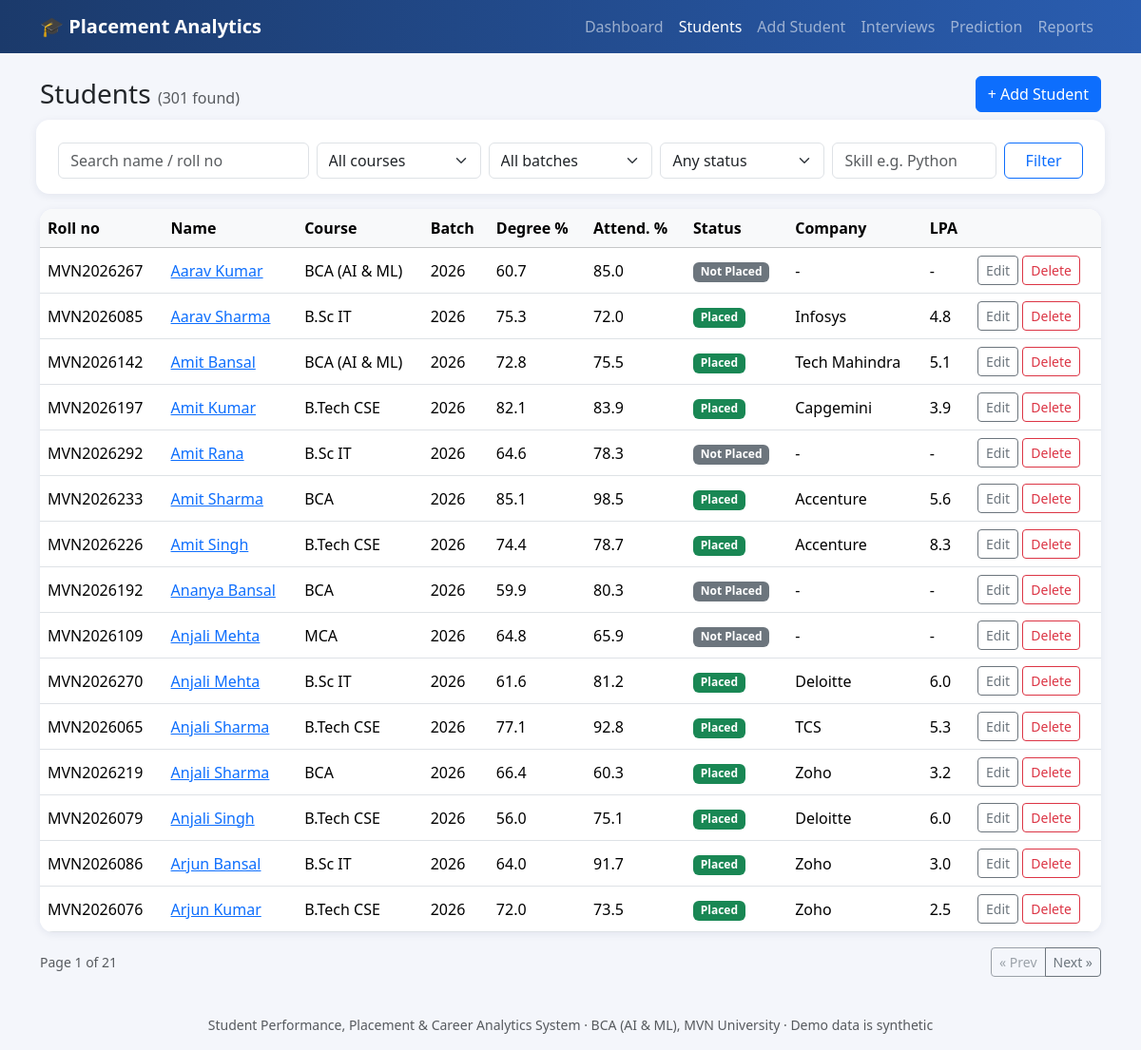
/students, run on the app's committed database.
### tables this page shows
CREATE TABLE placements(
  id INTEGER PRIMARY KEY AUTOINCREMENT,
  student_id INTEGER UNIQUE NOT NULL REFERENCES students(id) ON DELETE CASCADE,
  status TEXT NOT NULL, company TEXT, package_lpa REAL DEFAULT 0);

CREATE TABLE students(
  id INTEGER PRIMARY KEY AUTOINCREMENT,
  roll_no TEXT UNIQUE NOT NULL, name TEXT NOT NULL, gender TEXT,
  course TEXT NOT NULL, batch INTEGER NOT NULL,
  tenth_pct REAL, twelfth_pct REAL, degree_pct REAL,
  attendance REAL, backlogs INTEGER DEFAULT 0, projects INTEGER DEFAULT 0);

### app.py (the view)
@app.route("/students")
def students():
    q = request.args.get("q", "").strip()
    course = request.args.get("course", ""); batch = request.args.get("batch", "")
    status = request.args.get("status", ""); skill = request.args.get("skill", "").strip()
    page = max(1, request.args.get("page", 1, type=int))
    where, params = [], []
    if q:
        where.append("(s.name LIKE ? OR s.roll_no LIKE ?)"); params += [f"%{q}%"] * 2
    if course:
        where.append("s.course=?"); params.append(course)
    if batch:
        where.append("s.batch=?"); params.append(batch)
    if status:
        where.append("COALESCE(p.status,'Not Placed')=?"); params.append(status)
    if skill:
        where.append("EXISTS(SELECT 1 FROM skills k WHERE k.student_id=s.id AND k.skill_name LIKE ?)"); params.append(f"%{skill}%")
    w = (" WHERE " + " AND ".join(where)) if where else ""
    base = f"FROM students s LEFT JOIN placements p ON p.student_id=s.id{w}"
    conn = get_conn()
    total = conn.execute(f"SELECT COUNT(*) {base}", params).fetchone()[0]
    rows = conn.execute(
        f"SELECT s.*, COALESCE(p.status,'Not Placed') AS status, p.company, p.package_lpa {base} "
        f"ORDER BY s.batch DESC, s.name LIMIT ? OFFSET ?", params + [PER_PAGE, (page - 1) * PER_PAGE]).fetchall()
    courses, batches = filter_options(conn); conn.close()
    pages = max(1, -(-total // PER_PAGE))
    args = {k: v for k, v in request.args.items() if k != "page" and v}
    return render_template("students.html", rows=rows, total=total, page=page, pages=pages, args=args,
                           courses=courses, batches=batches, f=dict(q=q, course=course, batch=batch, status=status, skill=skill))

### app.py (called while the page is built)
def filter_options(conn):
    courses = [r[0] for r in conn.execute("SELECT DISTINCT course FROM students ORDER BY course")]
    batches = [r[0] for r in conn.execute("SELECT DISTINCT batch FROM students ORDER BY batch")]
    return courses, batches

### common.py (called while the page is built)
def get_conn():
    conn = sqlite3.connect(DB_PATH)
    conn.row_factory = sqlite3.Row
    conn.execute("PRAGMA foreign_keys=ON")
    return conn

### templates/students.html
{% extends "base.html" %}{% block title %}Students{% endblock %}
{% block content %}
<div class="d-flex justify-content-between align-items-center mb-3">
 <h3 class="mb-0">Students <span class="text-muted fs-6">({{ total }} found)</span></h3>
 <a class="btn btn-primary" href="{{ url_for('add_student') }}">+ Add Student</a>
</div>
<form class="panel mb-3 row g-2" method="get">
 <div class="col-md-3"><input class="form-control" name="q" placeholder="Search name / roll no" value="{{ f.q }}"></div>
 <div class="col-md-2"><select class="form-select" name="course"><option value="">All courses</option>{% for c in courses %}<option {{ 'selected' if c==f.course }}>{{ c }}</option>{% endfor %}</select></div>
 <div class="col-md-2"><select class="form-select" name="batch"><option value="">All batches</option>{% for b in batches %}<option {{ 'selected' if b|string==f.batch }}>{{ b }}</option>{% endfor %}</select></div>
 <div class="col-md-2"><select class="form-select" name="status"><option value="">Any status</option>{% for s in ['Placed','Not Placed'] %}<option {{ 'selected' if s==f.status }}>{{ s }}</option>{% endfor %}</select></div>
 <div class="col-md-2"><input class="form-control" name="skill" placeholder="Skill e.g. Python" value="{{ f.skill }}"></div>
 <div class="col-md-1 d-grid"><button class="btn btn-outline-primary">Filter</button></div>
</form>
<div class="panel p-0 table-responsive">
<table class="table table-hover align-middle mb-0">
 <thead class="table-light"><tr><th>Roll no</th><th>Name</th><th>Course</th><th>Batch</th><th>Degree %</th><th>Attend. %</th><th>Status</th><th>Company</th><th>LPA</th><th></th></tr></thead>
 <tbody>
 {% for r in rows %}
 <tr><td>{{ r.roll_no }}</td><td><a href="{{ url_for('student_detail', sid=r.id) }}">{{ r.name }}</a></td><td>{{ r.course }}</td><td>{{ r.batch }}</td>
  <td>{{ r.degree_pct }}</td><td>{{ r.attendance }}</td>
  <td><span class="badge {{ 'badge-placed' if r.status=='Placed' else 'badge-not' }}">{{ r.status }}</span></td>
  <td>{{ r.company or '-' }}</td><td>{{ r.package_lpa if r.package_lpa else '-' }}</td>
  <td class="text-nowrap"><a class="btn btn-sm btn-outline-secondary" href="{{ url_for('edit_student', sid=r.id) }}">Edit</a>
   <form method="post" action="{{ url_for('delete_student', sid=r.id) }}" class="d-inline" onsubmit="return confirm('Delete this student?')"><button class="btn btn-sm btn-outline-danger">Delete</button></form></td></tr>
 {% else %}<tr><td colspan="10" class="text-center text-muted py-4">No students match.</td></tr>{% endfor %}
 </tbody></table></div>
<nav class="mt-3 d-flex justify-content-between align-items-center">
 <span class="text-muted small">Page {{ page }} of {{ pages }}</span>
 <div class="btn-group">
  <a class="btn btn-outline-secondary btn-sm {{ 'disabled' if page<=1 }}" href="{{ url_for('students', page=page-1, **args) }}">&laquo; Prev</a>
  <a class="btn btn-outline-secondary btn-sm {{ 'disabled' if page>=pages }}" href="{{ url_for('students', page=page+1, **args) }}">Next &raquo;</a>
 </div></nav>
{% endblock %}

### templates/base.html (shortened to what this page needs)
<!doctype html>
<html lang="en"><head>
<link href="https://cdn.jsdelivr.net/npm/bootstrap@5.3.3/dist/css/bootstrap.min.css" rel="stylesheet">
<link rel="stylesheet" href="{{ url_for('static', filename='style.css') }}">
</head><body>
<nav class="navbar navbar-expand-lg navbar-dark app-nav">
 <div class="container">
  <a class="navbar-brand fw-semibold" href="{{ url_for('dashboard') }}">&#127891; Placement Analytics</a>
  <div class="collapse navbar-collapse" id="nav">
   <ul class="navbar-nav ms-auto">
    {% set ep = request.endpoint %}
    <li class="nav-item"><a class="nav-link {{ 'active' if ep=='dashboard' }}" href="{{ url_for('dashboard') }}">Dashboard</a></li>
    <li class="nav-item"><a class="nav-link {{ 'active' if ep in ('students','student_detail','edit_student') }}" href="{{ url_for('students') }}">Students</a></li>
    <li class="nav-item"><a class="nav-link {{ 'active' if ep=='add_student' }}" href="{{ url_for('add_student') }}">Add Student</a></li>
    <li class="nav-item"><a class="nav-link {{ 'active' if ep in ('interviews','interview_review','interview_record') }}" href="{{ url_for('interviews') }}">Interviews</a></li>
    <li class="nav-item"><a class="nav-link {{ 'active' if ep=='predict' }}" href="{{ url_for('predict') }}">Prediction</a></li>
    <li class="nav-item"><a class="nav-link {{ 'active' if ep=='report' }}" href="{{ url_for('report') }}">Reports</a></li>
   </ul></div></div></nav>
<main class="container py-4">
 {% block content %}{% endblock %}
</main>
<footer class="text-center text-muted small py-3">Student Performance, Placement &amp; Career Analytics System &middot; BCA (AI &amp; ML), MVN University &middot; Demo data is synthetic</footer>
</body></html>

### static/style.css (style rules this page uses)
body { background:#f4f6fb }
.app-nav { background:linear-gradient(90deg,#1b3a6b,#2a5db0) }
.panel { background:#fff;border-radius:14px;box-shadow:0 2px 8px rgba(20,40,90,.08);padding:1rem 1.2rem }
.badge-placed { background:#198754 }
.badge-not { background:#6c757d }

### data on the page
placements: roll_no "MVN2026267", name "Aarav Kumar", course "BCA (AI & ML)", batch "2026", degree_pct "60.7", attendance "85.0", status "Not Placed", company "-", package_lpa "-"
placements: roll_no "MVN2026085", name "Aarav Sharma", course "B.Sc IT", batch "2026", degree_pct "75.3", attendance "72.0", status "Placed", company "Infosys", package_lpa "4.8"
placements: roll_no "MVN2026142", name "Amit Bansal", course "BCA (AI & ML)", batch "2026", degree_pct "72.8", attendance "75.5", status "Placed", company "Tech Mahindra", package_lpa "5.1"
placements: roll_no "MVN2026197", name "Amit Kumar", course "B.Tech CSE", batch "2026", degree_pct "82.1", attendance "83.9", status "Placed", company "Capgemini", package_lpa "3.9"
placements: roll_no "MVN2026292", name "Amit Rana", course "B.Sc IT", batch "2026", degree_pct "64.6", attendance "78.3", status "Not Placed", company "-", package_lpa "-"
placements: roll_no "MVN2026233", name "Amit Sharma", course "BCA", batch "2026", degree_pct "85.1", attendance "98.5", status "Placed", company "Accenture", package_lpa "5.6"
placements: roll_no "MVN2026226", name "Amit Singh", course "B.Tech CSE", batch "2026", degree_pct "74.4", attendance "78.7", status "Placed", company "Accenture", package_lpa "8.3"
placements: roll_no "MVN2026192", name "Ananya Bansal", course "BCA", batch "2026", degree_pct "59.9", attendance "80.3", status "Not Placed", company "-", package_lpa "-"
placements: roll_no "MVN2026109", name "Anjali Mehta", course "MCA", batch "2026", degree_pct "64.8", attendance "65.9", status "Not Placed", company "-", package_lpa "-"
placements: roll_no "MVN2026270", name "Anjali Mehta", course "B.Sc IT", batch "2026", degree_pct "61.6", attendance "81.2", status "Placed", company "Deloitte", package_lpa "6.0"
placements: roll_no "MVN2026065", name "Anjali Sharma", course "B.Tech CSE", batch "2026", degree_pct "77.1", attendance "92.8", status "Placed", company "TCS", package_lpa "5.3"
placements: roll_no "MVN2026219", name "Anjali Sharma", course "BCA", batch "2026", degree_pct "66.4", attendance "60.3", status "Placed", company "Zoho", package_lpa "3.2"
placements: roll_no "MVN2026079", name "Anjali Singh", course "B.Tech CSE", batch "2026", degree_pct "56.0", attendance "75.1", status "Placed", company "Deloitte", package_lpa "6.0"
placements: roll_no "MVN2026086", name "Arjun Bansal", course "B.Sc IT", batch "2026", degree_pct "64.0", attendance "91.7", status "Placed", company "Zoho", package_lpa "3.0"
placements: roll_no "MVN2026076", name "Arjun Kumar", course "B.Tech CSE", batch "2026", degree_pct "72.0", attendance "73.5", status "Placed", company "Zoho", package_lpa "2.5"

### other printed values
{{ total }} "301"
{{ page }} "1"
{{ pages }} "21"
